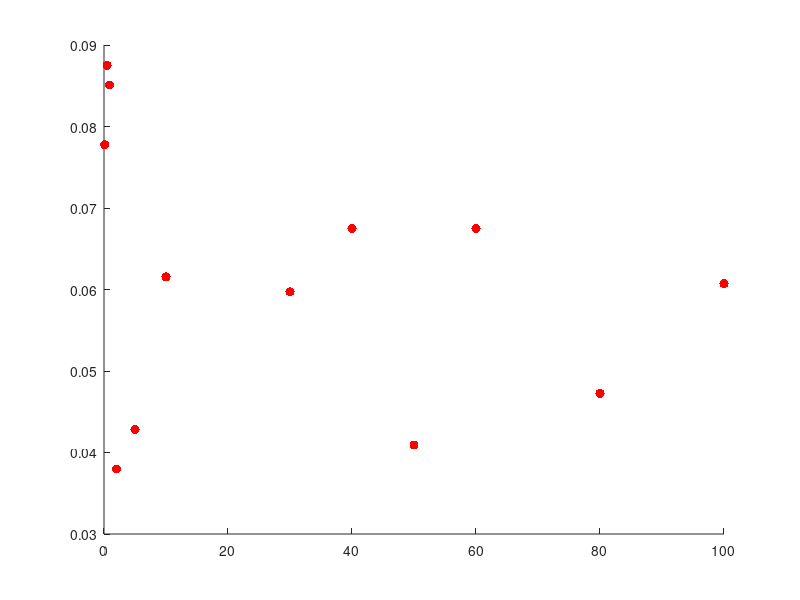

Source code (MATLAB):
alpha_list = [0.1,0.5,0.9,2,5,10,30,40,50,60,80,100]; 

parameters = numel(alpha_list);

result_list = ...
   [0.034985632523611, 0.041970109629367, 0.033825207622876, 0.028728196419906, 0.037222346149415,...
    0.054872796047390, 0.061430041656554,0.032635790716133, 0.043544523182641,3.263579e-02, 0.040125398686037, 0.041686368365508;...
    
   0.004666575289124, 0.001151875654533, 0.002215610668805, 0.000334937009071, 0.000210093627710,...
   0.004210378367773, 0.001050130639125,0.017377829110637, 0.000000192390402,1.737783e-02, 0.002200421835960, 0.000285721454727;...
   
   0.062504363630383, 0.101507288716842, 0.067138625802964, 0.060268218212004, 0.109751281403097,...
   0.117694334112606, 0.138625045899475,0.060268218212004, 0.129472788839492,6.026822e-02, 0.143124015230122, 0.127129963592629];


result_opt_list =... 
 [0.077758272952741, 0.087516457625788, 0.085091456522477, 0.037985226536802, 0.042820521677311,...
  0.061547537550064, 0.059711568745839,0.067474512513338, 0.040925104785203,6.747451e-02, 0.047277438099871, 0.060712836560126;...
  
  0.032458553133988, 0.040029920976307, 0.023891375197437, 0.006921035306665, 0.000302583471870,...   
  0.010176771757036, 0.013744215111255,0.017558953763246, 0.001040652194430,1.755895e-02, 0.000080489012110, 0.000609247905104;...
  
  0.130697448551664, 0.146480343555331, 0.150977965636085, 0.086539908801643, 0.095236257510273,...
  0.134170458492913, 0.148328353586064,0.121119838372720, 0.110752896894445,1.211198e-01, 0.120254182872485, 0.131610254582337];


for i = 1 : parameters
    hold on
    nonLinear_result_opt = result_opt_list(:,i);
    ave = nonLinear_result_opt(1);
    alpha = alpha_list(i);
    plot(alpha, ave, 'r.', 'MarkerSize',20)
    drawnow;
end


%{
Optimized trajectory:

    alpha = 1000:
        Opt Traj, Non-Opt Control: Ave 3.263579e-02, Min 1.737783e-02, Max 6.026822e-02 
        Opt Traj, Opt Control: Ave 6.747451e-02, Min 1.755895e-02, Max 1.211198e-01 
%}


x_1 =[0.075436474407269;0.030879999400038;0.128146828501638;0.134822135665519];
x_2 =[0.077758272952741;0.032458553133988;0.130697448551664;0.125747272951779];
x_3 =[0.087516457625788;0.040029920976307;0.146480343555331;0.069198740712677];
x_4 =[0.086028803760751;0.028717622264724;0.158614253847105;0.047543265669946];
x_5 =[0.086258701581308;0.000936430127758;0.159079081694879;0.073888883906183];
x_6 =[0.055263509439433;0.005942745751187;0.105519223554025;24.031977553971583];
x_7 =[1.0e+02*0.000640826016846;1.0e+02*0.000001341562214;1.0e+02*0.001490957745976;1.0e+02*3.954756414679382];
x_8 =[1.0e+14*0.000000000000000;1.0e+14*0.000000000000000;1.0e+14*0.000000000000001;1.0e+14*1.994926110842431];
x_9 =[1.0e+10*0.000000000005229;1.0e+10*0.000000000000030;1.0e+10*0.000000000010717;1.0e+10*6.151504313711976];  
x_10=[1.0e+15*0.000000000000000;1.0e+15*0.000000000000000;1.0e+15*0.000000000000000;1.0e+15*1.868803874947556];  
x_11=[1.0e+05*0.000000482259077;1.0e+05*0.000000018586085;1.0e+05*0.000001392000211;1.0e+05*1.781540194316280];  
x_12=[1.0e+08*0.000000000370876;1.0e+08*0.000000000017460;1.0e+08*0.000000000837033;1.0e+08*4.124921662087274]; 
x_13=[1.0e+17*0.000000000000000;1.0e+17*0.000000000000000;1.0e+17*0.000000000000000;1.0e+17*1.962538202394603];    
x_14=[0.035540316470357;0.002104121370290;0.086761211569077;19.156304382027468]; 
x_15=[1.0e+04*0.000004553543187;1.0e+04*0.000000001520363;1.0e+04*0.000014862828473;1.0e+04*1.877880470447565]; 
x_16=[1.0e+03*0.000052635343469;1.0e+03*0.000001199564801;1.0e+03*0.000144143295091;1.0e+03*8.666946696408266]; 